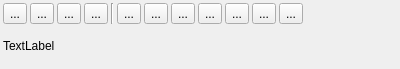
<?xml version="1.0" encoding="UTF-8"?>
<ui version="4.0">
 <class>IScrOptRte</class>
 <widget class="QWidget" name="IScrOptRte">
  <property name="geometry">
   <rect>
    <x>0</x>
    <y>0</y>
    <width>400</width>
    <height>69</height>
   </rect>
  </property>
  <property name="windowTitle">
   <string>Form</string>
  </property>
  <layout class="QVBoxLayout" name="verticalLayout">
   <property name="spacing">
    <number>3</number>
   </property>
   <property name="leftMargin">
    <number>3</number>
   </property>
   <property name="topMargin">
    <number>3</number>
   </property>
   <property name="rightMargin">
    <number>3</number>
   </property>
   <property name="bottomMargin">
    <number>3</number>
   </property>
   <item>
    <layout class="QHBoxLayout" name="horizontalLayout">
     <property name="spacing">
      <number>3</number>
     </property>
     <item>
      <widget class="QToolButton" name="toolEditDetails">
       <property name="toolTip">
        <string>View details and edit.</string>
       </property>
       <property name="text">
        <string>...</string>
       </property>
       <property name="icon">
        <iconset resource="../../resources.qrc">
         <normaloff>:/icons/32x32/EditDetails.png</normaloff>:/icons/32x32/EditDetails.png</iconset>
       </property>
      </widget>
     </item>
     <item>
      <widget class="QToolButton" name="toolTags">
       <property name="toolTip">
        <string>Set tags and rating.</string>
       </property>
       <property name="text">
        <string>...</string>
       </property>
       <property name="icon">
        <iconset resource="../../resources.qrc">
         <normaloff>:/icons/32x32/Tag.png</normaloff>:/icons/32x32/Tag.png</iconset>
       </property>
      </widget>
     </item>
     <item>
      <widget class="QToolButton" name="toolCopy">
       <property name="toolTip">
        <string>Copy route into another project.</string>
       </property>
       <property name="text">
        <string>...</string>
       </property>
       <property name="icon">
        <iconset resource="../../resources.qrc">
         <normaloff>:/icons/32x32/Copy.png</normaloff>:/icons/32x32/Copy.png</iconset>
       </property>
      </widget>
     </item>
     <item>
      <widget class="QToolButton" name="toolDelete">
       <property name="toolTip">
        <string>Delete route from project.</string>
       </property>
       <property name="text">
        <string>...</string>
       </property>
       <property name="icon">
        <iconset resource="../../resources.qrc">
         <normaloff>:/icons/32x32/DeleteOne.png</normaloff>:/icons/32x32/DeleteOne.png</iconset>
       </property>
      </widget>
     </item>
     <item>
      <widget class="Line" name="line">
       <property name="orientation">
        <enum>Qt::Vertical</enum>
       </property>
      </widget>
     </item>
     <item>
      <widget class="QToolButton" name="toolInstruction">
       <property name="toolTip">
        <string>Show instructions and details.</string>
       </property>
       <property name="text">
        <string>...</string>
       </property>
       <property name="icon">
        <iconset resource="../../resources.qrc">
         <normaloff>:/icons/32x32/RteInstr.png</normaloff>:/icons/32x32/RteInstr.png</iconset>
       </property>
       <property name="checkable">
        <bool>true</bool>
       </property>
      </widget>
     </item>
     <item>
      <widget class="QToolButton" name="toolCalc">
       <property name="toolTip">
        <string>Calculate route.</string>
       </property>
       <property name="text">
        <string>...</string>
       </property>
       <property name="icon">
        <iconset resource="../../resources.qrc">
         <normaloff>:/icons/32x32/Apply.png</normaloff>:/icons/32x32/Apply.png</iconset>
       </property>
      </widget>
     </item>
     <item>
      <widget class="QToolButton" name="toolReset">
       <property name="toolTip">
        <string>Reset route calculation.</string>
       </property>
       <property name="text">
        <string>...</string>
       </property>
       <property name="icon">
        <iconset resource="../../resources.qrc">
         <normaloff>:/icons/32x32/Reset.png</normaloff>:/icons/32x32/Reset.png</iconset>
       </property>
      </widget>
     </item>
     <item>
      <widget class="QToolButton" name="toolEdit">
       <property name="toolTip">
        <string>Move route points.</string>
       </property>
       <property name="text">
        <string>...</string>
       </property>
       <property name="icon">
        <iconset resource="../../resources.qrc">
         <normaloff>:/icons/32x32/LineMove.png</normaloff>:/icons/32x32/LineMove.png</iconset>
       </property>
      </widget>
     </item>
     <item>
      <widget class="QToolButton" name="toolReverse">
       <property name="toolTip">
        <string>Reverse Route</string>
       </property>
       <property name="text">
        <string>...</string>
       </property>
       <property name="icon">
        <iconset resource="../../resources.qrc">
         <normaloff>:/icons/32x32/Reverse.png</normaloff>:/icons/32x32/Reverse.png</iconset>
       </property>
      </widget>
     </item>
     <item>
      <widget class="QToolButton" name="toolToTrack">
       <property name="toolTip">
        <string>Convert route to track</string>
       </property>
       <property name="text">
        <string>...</string>
       </property>
       <property name="icon">
        <iconset resource="../../resources.qrc">
         <normaloff>:/icons/32x32/Track.png</normaloff>:/icons/32x32/Track.png</iconset>
       </property>
      </widget>
     </item>
     <item>
      <widget class="QToolButton" name="toolNogo">
       <property name="toolTip">
        <string>Toggle Nogo-Line</string>
       </property>
       <property name="text">
        <string>...</string>
       </property>
       <property name="icon">
        <iconset resource="../../resources.qrc">
         <normaloff>:/icons/32x32/NoGo.png</normaloff>:/icons/32x32/NoGo.png</iconset>
       </property>
       <property name="checkable">
        <bool>true</bool>
       </property>
      </widget>
     </item>
     <item>
      <spacer name="horizontalSpacer">
       <property name="orientation">
        <enum>Qt::Horizontal</enum>
       </property>
       <property name="sizeHint" stdset="0">
        <size>
         <width>40</width>
         <height>20</height>
        </size>
       </property>
      </spacer>
     </item>
    </layout>
   </item>
   <item>
    <widget class="QLabel" name="label">
     <property name="text">
      <string>TextLabel</string>
     </property>
     <property name="textFormat">
      <enum>Qt::AutoText</enum>
     </property>
     <property name="openExternalLinks">
      <bool>true</bool>
     </property>
     <property name="textInteractionFlags">
      <set>Qt::LinksAccessibleByMouse|Qt::TextSelectableByMouse</set>
     </property>
    </widget>
   </item>
  </layout>
 </widget>
 <resources>
  <include location="../../resources.qrc"/>
 </resources>
 <connections/>
</ui>
